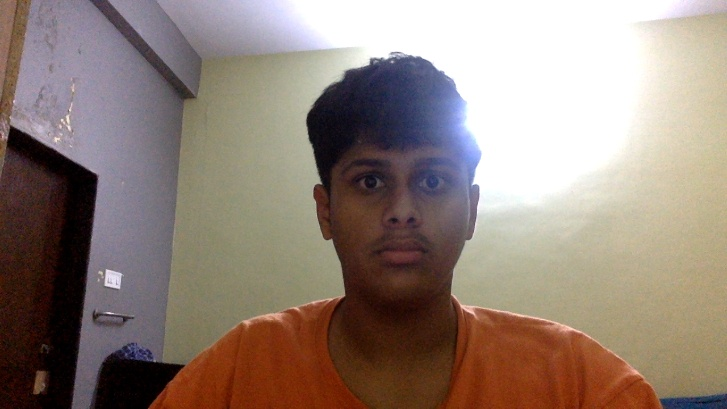
#> input picture data/enrollment/Bhavmanyu_24/images/0001.jpg, 727 x 409 px; its folder holds only this picture in this run
$ python -i augmentation.py   (imports and definitions only)
#> lines starting #> are read from the running program, lines starting #| are printed output that depends on the picture
### src/cafeteria/utils/logging.py
"""
Logging configuration for Smart Cafeteria Waste Tracker.

Uses Python's standard logging library with:
  - Rotating file handler (logs/app.log)
  - Coloured console output
  - Structured event codes for key pipeline events
  - Cross-platform (no ANSI on Windows unless colorama is present)
"""
from __future__ import annotations

import logging
import logging.handlers
import os
import platform
import sys
from pathlib import Path
from typing import Optional

# ──────────────────────────────────────────────────────────────────────────────
# Event codes (logged as extra field for easy grepping)
# ──────────────────────────────────────────────────────────────────────────────

class EventCode:
    APPLICATION_START        = "APPLICATION_START"
    CAMERA_CONNECTED         = "CAMERA_CONNECTED"
    CAMERA_DISCONNECTED      = "CAMERA_DISCONNECTED"
    CAMERA_RECONNECTING      = "CAMERA_RECONNECTING"
    PLATE_DETECTED           = "PLATE_DETECTED"
    PLATE_ABSENT             = "PLATE_ABSENT"
    FOOD_DETECTED            = "FOOD_DETECTED"
    FOOD_ABSENT              = "FOOD_ABSENT"
    WASTE_EVENT              = "WASTE_EVENT"
    FACE_DETECTED            = "FACE_DETECTED"
    FACE_MATCHED             = "FACE_MATCHED"
    FACE_UNKNOWN             = "FACE_UNKNOWN"
    TRANSACTION_CREATED      = "TRANSACTION_CREATED"
    REVIEW_CREATED           = "REVIEW_CREATED"
    REVIEW_RESOLVED          = "REVIEW_RESOLVED"
    MODEL_TRAINING_STARTED   = "MODEL_TRAINING_STARTED"
    MODEL_TRAINING_COMPLETED = "MODEL_TRAINING_COMPLETED"
    MODEL_ACTIVATED          = "MODEL_ACTIVATED"
    APPLICATION_ERROR        = "APPLICATION_ERROR"
    STATE_TRANSITION         = "STATE_TRANSITION"


# ──────────────────────────────────────────────────────────────────────────────
# Colour support (safe on all platforms)
# ──────────────────────────────────────────────────────────────────────────────

_COLOURS_ENABLED = False

# [13 lines left out: function _enable_colours, not called in this run]


_COLOUR_MAP = {
    "DEBUG":    "\033[36m",   # cyan
    "INFO":     "\033[32m",   # green
    "WARNING":  "\033[33m",   # yellow
    "ERROR":    "\033[31m",   # red
    "CRITICAL": "\033[35m",   # magenta
}
_RESET = "\033[0m"


class ColourFormatter(logging.Formatter):
    """Formatter that adds ANSI colour codes to levelname."""

    BASE_FMT = "%(asctime)s  %(levelname)-8s  %(name)s — %(message)s"
    DATE_FMT = "%Y-%m-%d %H:%M:%S"

    def __init__(self, use_colour: bool = True):
        super().__init__(fmt=self.BASE_FMT, datefmt=self.DATE_FMT)
        self._use_colour = use_colour

    # [5 lines left out: function format, not called in this run]


# ──────────────────────────────────────────────────────────────────────────────
# Setup
# ──────────────────────────────────────────────────────────────────────────────

_configured = False


# [58 lines left out: function setup_logging, not called in this run]


def get_logger(name: str) -> logging.Logger:
    """Get a named child logger. Assumes setup_logging() was already called."""
    return logging.getLogger(f"cafeteria.{name}")


# [4 lines left out: function log_event, not called in this run]

### src/cafeteria/training/augmentation.py
"""
Adaptive Cafeteria Data Augmentation Pipeline.

Designed specifically for cafeteria environmental conditions:
  - Specular glare & stainless steel / ceramic reflections
  - Fluorescent vs daylight illumination shifts
  - Sneeze guard shadows and color temperature jitter
  - Perspective distortions from overhead / angled cameras
  - Conveyor motion blur and sensor noise
  - CutMix and Mosaic synthesis for overlapping waste items
"""
from __future__ import annotations

import math
import random
from pathlib import Path
from typing import List, Optional, Tuple, Union

import cv2
import numpy as np

from cafeteria.utils.logging import get_logger

logger = get_logger("training.augmentation")


# [95 lines left out: functions random_gamma_correction, simulate_fluorescent_glare, random_color_jitter, random_perspective_tilt, not called in this run]


def random_blur_or_noise(
    image: np.ndarray,
    rng: Optional[random.Random] = None,
) -> np.ndarray:
    """Simulate motion blur or low-light sensor noise."""
    r = rng or random
    choice = r.choice(["none", "blur", "noise", "median"])
    if choice == "blur":
        ksize = r.choice([3, 5])
        return cv2.GaussianBlur(image, (ksize, ksize), 0)
    elif choice == "median":
        return cv2.medianBlur(image, 3)
    elif choice == "noise":
        h, w, c = image.shape
        sigma = r.uniform(4.0, 12.0)
        gauss = np.random.normal(0, sigma, (h, w, c))
        noisy = np.clip(image.astype(np.float32) + gauss, 0, 255).astype(np.uint8)
        return noisy
    return image


# [34 lines left out: function cutmix_augment, not called in this run]


class CafeteriaAugmentor:
    """
    Configurable cafeteria data augmentor for training robustness.
    """

    def __init__(
        self,
        seed: int = 42,
        enable_lighting: bool = True,
        enable_perspective: bool = True,
        enable_noise: bool = True,
        enable_glare: bool = True,
    ) -> None:
        self.rng = random.Random(seed)
        self.enable_lighting = enable_lighting
        self.enable_perspective = enable_perspective
        self.enable_noise = enable_noise
        self.enable_glare = enable_glare

    def augment(self, image: np.ndarray) -> np.ndarray:
        """Apply random combination of cafeteria augmentations to a single image."""
        if image is None or image.size == 0:
            return image

        out = image.copy()

        # Horizontal flip (50% probability)
        if self.rng.random() > 0.5:
            out = cv2.flip(out, 1)

        # Perspective distortion (50% probability)
        if self.enable_perspective and self.rng.random() > 0.4:
            out = random_perspective_tilt(out, max_distortion=0.08, rng=self.rng)

        # Lighting & color jitter (70% probability)
        if self.enable_lighting and self.rng.random() > 0.3:
            out = random_color_jitter(out, rng=self.rng)
            out = random_gamma_correction(out, rng=self.rng)

        # Overhead glare (30% probability)
        if self.enable_glare and self.rng.random() > 0.7:
            out = simulate_fluorescent_glare(out, num_spots=1, rng=self.rng)

        # Blur / sensor noise (40% probability)
        if self.enable_noise and self.rng.random() > 0.6:
            out = random_blur_or_noise(out, rng=self.rng)

        return out

    # [38 lines left out: function augment_dataset, not called in this run]

>>> import cv2
>>> picture = cv2.imread('../../../data/enrollment/Bhavmanyu_24/images/0001.jpg')
#> picture is the input picture: shape (409, 727, 3); mean B, G, R 120.5, 130.1, 146.1
>>> result = CafeteriaAugmentor().augment(picture)
#> in augment, `out = cv2.flip(out, 1)`:
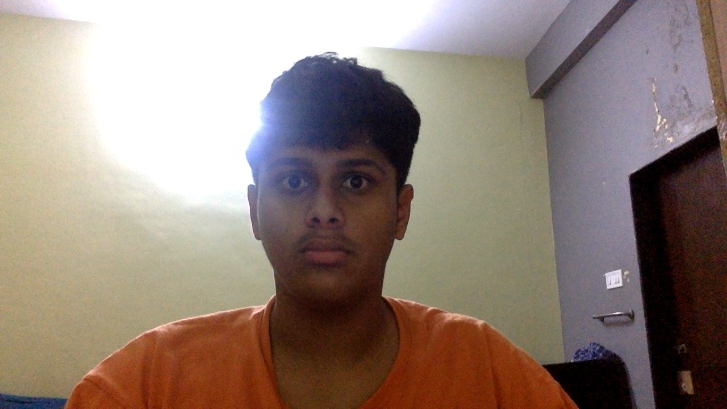
#> out: shape (409, 727, 3); mean B, G, R 120.5, 130.1, 146.1

$ run again, on data/enrollment/Bhavmanyu_24/images/0002.jpg
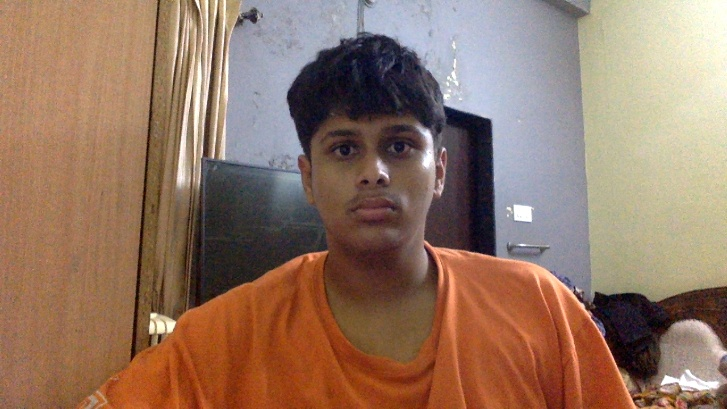
#> input picture data/enrollment/Bhavmanyu_24/images/0002.jpg, 727 x 409 px
#> picture is the input picture: shape (409, 727, 3); mean B, G, R 99.7, 118, 148
#> in augment, `out = cv2.flip(out, 1)`:
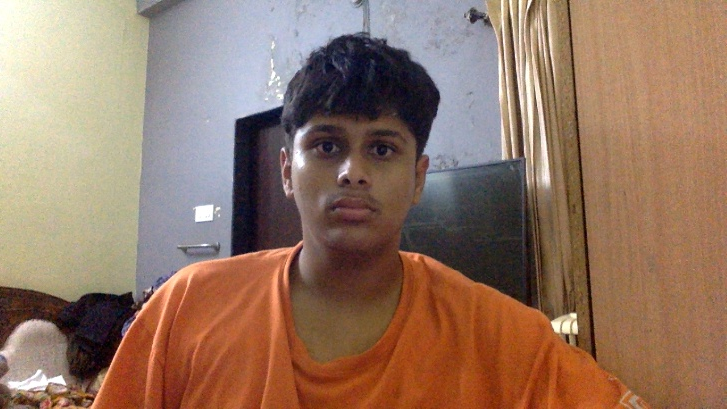
#> out: shape (409, 727, 3); mean B, G, R 99.7, 118, 148

$ run again, on data/enrollment/Bhavmanyu_24/images/0003.jpg
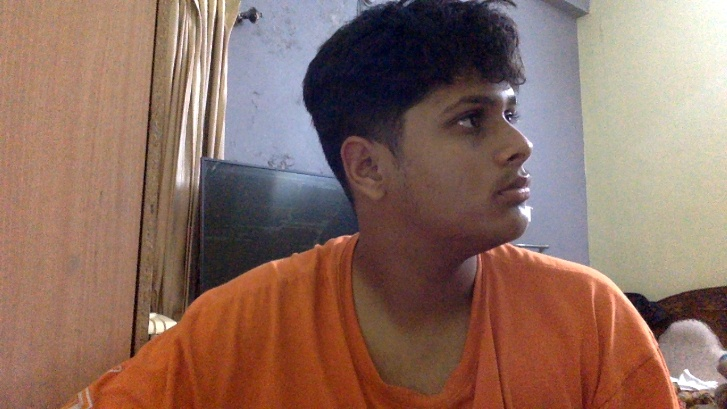
#> input picture data/enrollment/Bhavmanyu_24/images/0003.jpg, 727 x 409 px
#> picture is the input picture: shape (409, 727, 3); mean B, G, R 96.8, 108.8, 139.8
#> in augment, `out = cv2.flip(out, 1)`:
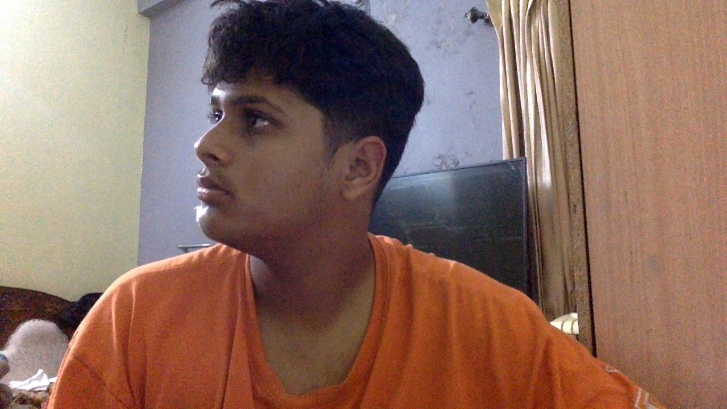
#> out: shape (409, 727, 3); mean B, G, R 96.8, 108.8, 139.8
